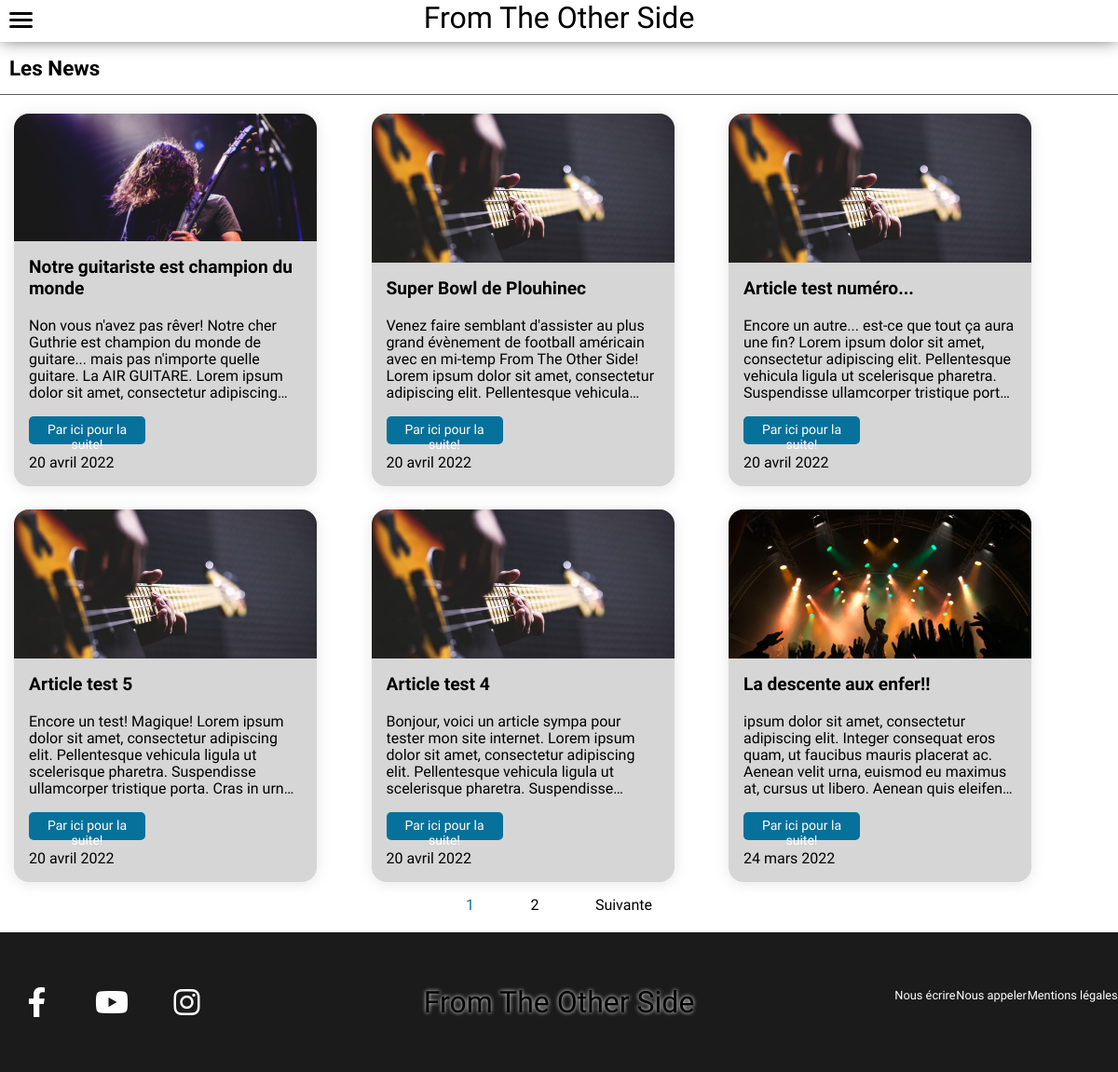
The page /index.php?action=newsPage on the database its author committed.
### tables this page shows
CREATE TABLE IF NOT EXISTS `articles` (
  `id` int(10) unsigned NOT NULL AUTO_INCREMENT,
  `title` varchar(255) NOT NULL,
  `content` text NOT NULL,
  `picture1` varchar(255) DEFAULT NULL,
  `created_At` timestamp NOT NULL DEFAULT CURRENT_TIMESTAMP,
  PRIMARY KEY (`id`)
);

### app/Controllers/Controller.php (called while the page is built, shortened)
<?php
class Controller
{
    public function viewFront($viewName, $data = null)
    {
        include('app/Views/front/'.$viewName.'.php');
    }
    public static function formatDate($date, $format = "d F Y"){
        $englishMonths = array('January', 'February', 'March', 'April', 'May', 'June', 'July', 'August', 'September', 'October', 'November', 'December');
        $frenchMonths = array('janvier', 'février', 'mars', 'avril', 'mai', 'juin', 'juillet', 'août', 'septembre', 'octobre', 'novembre', 'décembre');
        return str_replace($englishMonths, $frenchMonths, date($format, strtotime($date)));
    }
}

### app/Controllers/FrontController.php (called while the page is built, shortened)
<?php
class FrontController extends Controller
{
    public function newsFront($currentPage)
    {
        $articles = new \Projet\Models\articles();
        $newsCount = \Projet\Models\Articles::count();
        $perPage = 6;
        $pages = ceil($newsCount['number_of'] / $perPage);
        $firstNews = ($currentPage * $perPage) - $perPage;
        $news = $articles->newslist($firstNews, $perPage);
        $data = [
            'articles' => $news,
            'newsCount' => $newsCount['number_of'],
            'currentPage' => $currentPage,
            'pages' => $pages
        ];
        return $this->viewFront('news', $data);
    }
}

### app/Models/Articles.php (called while the page is built, shortened)
<?php
class Articles extends Manager
{
    public function newsList($firstNews, $perPage){
        $bdd = self::dbConnect();
        $req = $bdd->prepare('SELECT id, title, content, picture1, created_At FROM articles ORDER BY created_At DESC LIMIT :firstNews, :perPage');
        $req->bindValue(':firstNews', $firstNews, $bdd::PARAM_INT);
        $req->bindValue(':perPage', $perPage, $bdd::PARAM_INT);
        $req->execute();
        $result = $req->fetchAll();
        return $result;
    }
}

### app/Views/front/news.php (the view, shortened to what this page needs)
<?php
include('app/Views/front/layouts/header.php');
?>
<main id="news-page" class="container">
   <h1>Les News</h1>
   <section id="news-cards">
      <?php
   foreach($data["articles"] as $article){
      if ($article['picture1']){
         $picture = $article['picture1'];
      }else{
         $picture = "app/Public/front/images/default.jpg";
      }
   ?>
         <article class="card">
            <div class="card-header">
               <img src="<?= $picture ?>" alt="<?= $article['title'];?>">
            </div>
            <div class="card-body">
               <h2><?= $article['title'];?></h2>
               <p><?= $article['content'];?></p>
            </div>
            <div class="card-footer">
               <a href="index.php?action=singleNews&id=<?=$article['id'];?>">Par ici pour la suite! </a>
               <p><?= $this->formatDate($article['created_At']);?></p>
            </div>
         </article>
      <?php }?>
   </section>
   <nav class="menu-pagination">
    <ul class="pagination">
        <?php
            if ($data['pages'] > 1){
               for($page = 1; $page <= $data['pages']; $page++){ ?>
               <li class="<?= ($data['currentPage'] == $page) ? "active" : "" ?>">
                  <a href="index.php?action=newsPage&page=<?= $page ?>" class="pagination-link"><?= $page ?></a>
               </li>
        <?php }} ?>
            <li class="<?= ($data['currentPage'] == $data['pages']) ? "hide" : "" ?>">
            <a href="index.php?action=newsPage&page=<?= $data['currentPage'] + 1 ?>" class="pagination-link">Suivante</a>
        </li>
    </ul>
</nav>
</main>
<?php
include('app/Views/front/layouts/footer.php');
?>

### app/Public/front/css/style.css (style rules this page uses)
:root { --darkblue: rgb(6, 113, 155); --lightblue: rgb(11, 163, 223); --mediumgrey: #5f5f5f; --darkgrey: rgb(44, 44, 44); --lightorange: rgb(230, 165, 94); --vertgris: rgb(170, 202, 204); --lightgold: rgb(233, 213, 149); }
* { margin: 0; padding: 0; box-sizing: border-box; }
li { list-style-type: none; }
ul { filter: none; }
a { text-decoration: none; color: black; }
body { font-family: 'Fjalla One', arial, sans-serif; font-size: 16px; }
main { min-height: 100vh ; }
h1, h2, h3 { margin-bottom: 20px; }
h1 { font-size: 1.4rem; text-align: left; padding-left: 10px; margin-top: 15px; padding-bottom: 15px; border-bottom: thin solid var(--mediumgrey); }
h2 { font-size: 1.2rem; }
.container { max-width: 1200px; margin-left: auto; margin-right: auto; }
.card { display: flex; flex-direction: column; width: 90%; max-width: 325px; margin: 0 auto; overflow: hidden; box-shadow: 0 .1rem 1rem rgba(0, 0, 0, 0.1); border-radius: 1em; background: #d6d6d6; margin-bottom: 20px; }
.card-header { width: 100%; max-height: 250px; overflow-y: hidden; }
.card-header img { width: 100%; }
.card-body { margin: 1rem 0; }
.card-body h2 { margin-left: 1rem; margin-right: 1rem; }
.card-body p { margin: 0 1rem; word-break: break-word; overflow: hidden; text-overflow: ellipsis; display: -webkit-box; line-height: 18px; max-height: 90px; -webkit-line-clamp: 5; -webkit-box-orient: vertical; }
.card-footer { margin-left: 1rem; margin-bottom: 1rem; }
.card-footer a { display: block; width: 125px; height: 30px; text-align: center; padding: 6px; align-content: center; border-radius: 5px; background-color: rgb(6, 113, 155); color: white; font-size: 14px; margin-bottom: 10px; }
.menu-pagination { max-width: 200px; margin: 0 auto; margin-bottom: 20px; }
.pagination { display: flex; justify-content: space-between; }
.pagination li.active a { color: rgb(6, 113, 155); }
@media screen and (min-width:768px) { #band-cards, #news-cards { display: flex; flex-wrap: wrap; justify-content: flex-start; row-gap: 25px; column-gap: 5%; margin: 15px; } }
@media screen and (min-width:768px) { #band-cards .member-card, #news-cards .card { width: 30%; height: 400px; margin: 0; } }

### rows shown on the page
articles: picture1 (picture), title "Notre guitariste est champion du monde", content "Non vous n'avez pas rêver! Notre cher Guthrie est champion du monde de guitare... mais pas n'importe quelle guitare. La AIR GUITARE. Lorem ipsum dolor sit amet, consectetur…", created_At "20 avril 2022"
articles: title "Super Bowl de Plouhinec", content "Venez faire semblant d'assister au plus grand évènement de football américain avec en mi-temp From The Other Side! Lorem ipsum dolor sit amet, consectetur adipiscing elit. Pellentesque…", created_At "20 avril 2022"
articles: title "Article test numéro...", content "Encore un autre... est-ce que tout ça aura une fin? Lorem ipsum dolor sit amet, consectetur adipiscing elit. Pellentesque vehicula ligula ut scelerisque pharetra. Suspendisse ullamcorper tristique…", created_At "20 avril 2022"
articles: title "Article test 5", content "Encore un test! Magique! Lorem ipsum dolor sit amet, consectetur adipiscing elit. Pellentesque vehicula ligula ut scelerisque pharetra. Suspendisse ullamcorper tristique porta. Cras in…", created_At "20 avril 2022"
articles: title "Article test 4", content "Bonjour, voici un article sympa pour tester mon site internet. Lorem ipsum dolor sit amet, consectetur adipiscing elit. Pellentesque vehicula ligula ut scelerisque pharetra.…", created_At "20 avril 2022"
articles: picture1 (picture), title "La descente aux enfer!!", content "ipsum dolor sit amet, consectetur adipiscing elit. Integer consequat eros quam, ut faucibus mauris placerat ac. Aenean velit urna, euismod eu maximus at, cursus ut libero. Aenean quis…", created_At "24 mars 2022"
